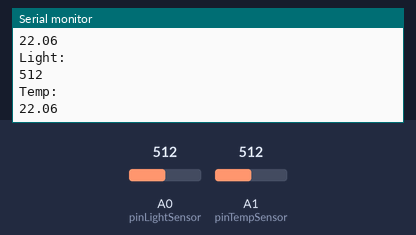
The sketch below on a simulated Arduino MKR. On the bench: the last lines printed to the serial monitor. The test bench sets the inputs (shaded band); at power-on: A0 (pinLightSensor) = 512, A1 (pinTempSensor) = 512. WiFi joins after 1.5 s; servers stay silent unless stated; no MQTT or app messages arrive unless stated.

Above: at 2.7 s.
2.8 s: A0 (pinLightSensor) set to 716
At 4.1 s:
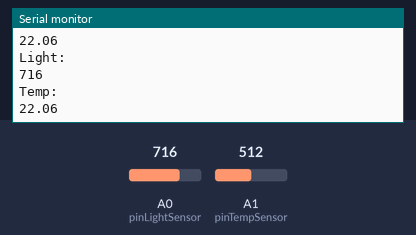
4.3 s: A1 (pinTempSensor) set to 716
At 5.5 s:
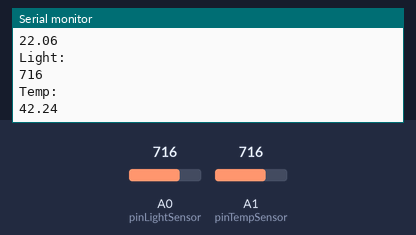
5.8 s: A0 (pinLightSensor) set to 900
At 7.2 s:
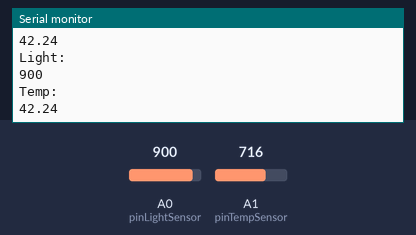
7.3 s: A1 (pinTempSensor) set to 900
At 8.7 s:
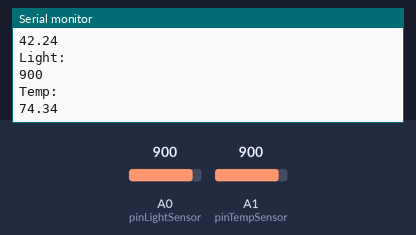
Timing chart, 0 to 9.8 s (numbered marks = the images above; inputs shaded):
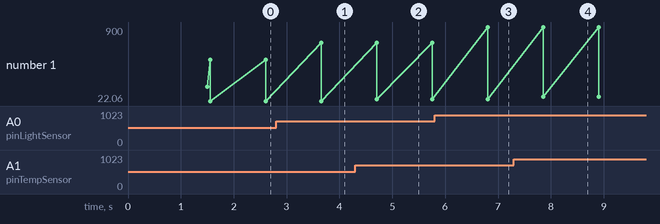

The sketch:

sketch_jan10a.ino
```cpp
#include <SPI.h>
#include <WiFiNINA.h>
#include <WiFi.h>
#include <ArduinoMqttClient.h>
#include <U8x8lib.h>

WiFiClient wifiClient;
MqttClient mqttClient(wifiClient);

const int B = 4275;               //Temp coverter check to verify later
const int R0 = 100000;


const int pinLightSensor = A0;
const int pinTempSensor = A1;


const char mqttBroker[] = "192.168.1.121";
const int mqttPort = 1883;
const char textLogTopic[] = "textLog";
const char lightSensorTopic[] = "homeassistant/lightSensor";
const char tempSensorTopic[] = "homeassistant/TempSensor";
const char lightOnTopic[] = "homeassistant/lightOn";

const char ssid[] = "House_TinterWeb";
const char pass[] = "TomIsACunt";
int status = WL_IDLE_STATUS;

void networkConnect(){
  Serial.println("Attempting to connect to WPA network...");
  status = WiFi.begin(ssid, pass);
  if (status != WL_CONNECTED) {
    Serial.println("Couldn't get a wifi connection");
    while(true);
  }else {
    Serial.print("Connected to ");
    Serial.println(ssid);
    Serial.print("with the IP address: ");
    Serial.println(WiFi.localIP());
  }
}

void mqttConnect(){
  Serial.println("Attempting to connect to your MQTT broker : ");
  Serial.println(mqttBroker);

  while(!mqttClient.connect(mqttBroker, mqttPort)){
    Serial.println("Mqtt Connection failed error code = ");
    Serial.println(mqttClient.connectError());
  }

  Serial.println("Your connected to the Mqtt broker!");

}

void setup() {
  Serial.begin(9600);
  networkConnect();
  mqttConnect();
}


void loop() {
  // put your main code here, to run repeatedly:
  int lightSensorValue = analogRead(pinLightSensor);
  Serial.println("Light: ");
  Serial.println(lightSensorValue);
  mqttClient.beginMessage(lightSensorTopic);
  mqttClient.print(lightSensorValue);
  mqttClient.endMessage();
  mqttClient.beginMessage(lightOnTopic);
  if (lightSensorValue < 100){
    mqttClient.print("Yes");
  }else{
    mqttClient.print("No");
  }
  mqttClient.endMessage();

  int tempSensorValue = analogRead(pinTempSensor);
  int B = 3975;

  float R = (float) (1023-tempSensorValue)*10000/tempSensorValue;
  float temperature = 1/(log(R/10000)/B+1/298.15)-276.13;

  Serial.println("Temp: ");
  Serial.println(temperature);
  mqttClient.beginMessage(tempSensorTopic);
  mqttClient.print(temperature);
  mqttClient.endMessage();

  if (WiFi.status() != WL_CONNECTED) {
    Serial.println("Couldn't get a wifi connection");
    networkConnect();
  }
  while(!mqttClient.connect(mqttBroker, mqttPort)){
    Serial.println("Mqtt Connection failed error code = ");
    Serial.println(mqttClient.connectError());
  }


  delay(1000);
}
```

Measured:
- after the input at 2.8 s, the serial monitor: prints a new line after 0.86 s (image 1)
- after the input at 4.3 s, the serial monitor: prints a new line after 0.41 s (image 2)
- after the input at 5.8 s, the serial monitor: prints a new line after 1.0 s (image 3)
- after the input at 7.3 s, the serial monitor: prints a new line after 0.56 s (image 4)
- plotted number 1: 22.06 → 42.24 after the input at 4.3 s, 42.24 → 74.34 after the input at 7.3 s
